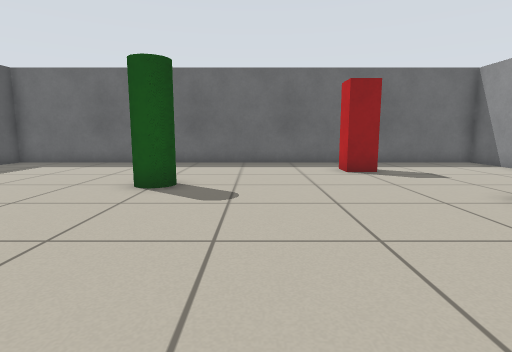
view 1 (above)

14 first-person views from a walk through a world built for the Player/Stage simulator. The camera is 0.64 m above the floor, tilts 8° down and sees 80° across. Floor lines are 1 m apart. The floor is counted in squares, 0.5 m on a side. Each view is taken from the middle of a square. On the plan, view 1 faces up. The plan holds only what a view shows up to about 13 squares ahead; the rest is blank. The robots in the file are not drawn.

view 2
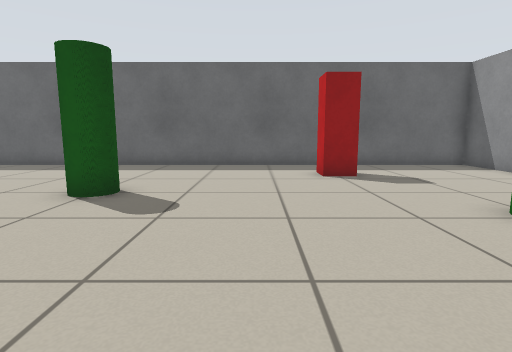

view 3
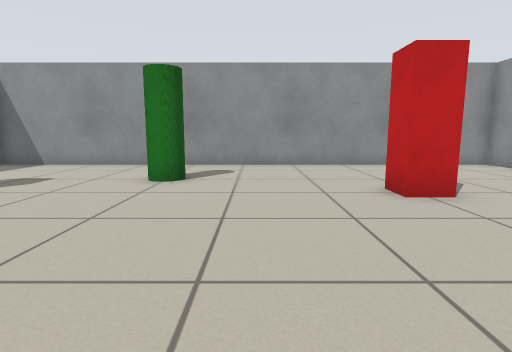

view 4
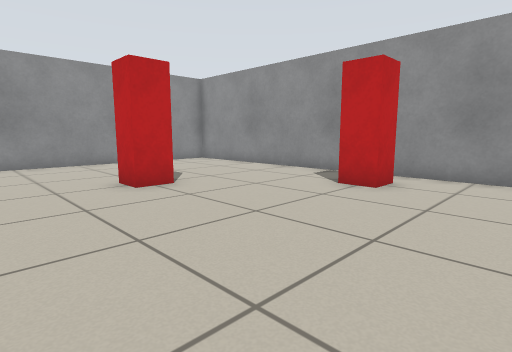

view 5
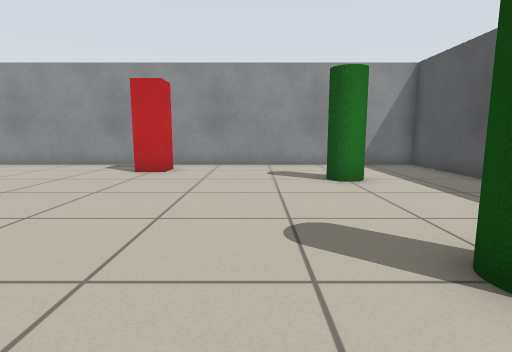

view 6
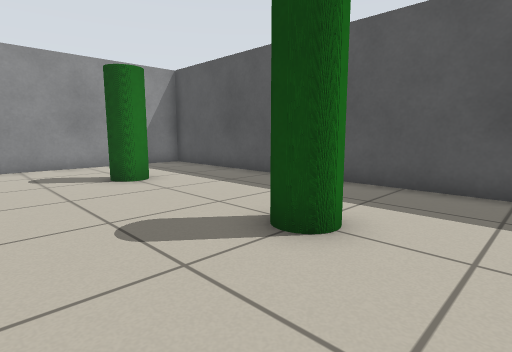

view 7
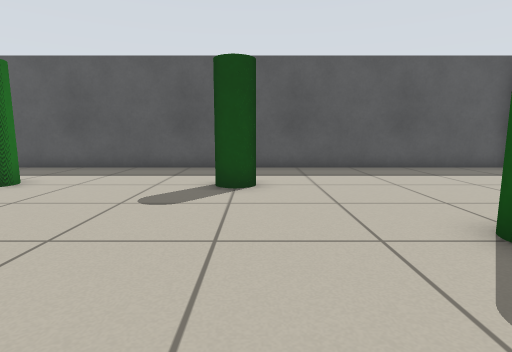

view 8
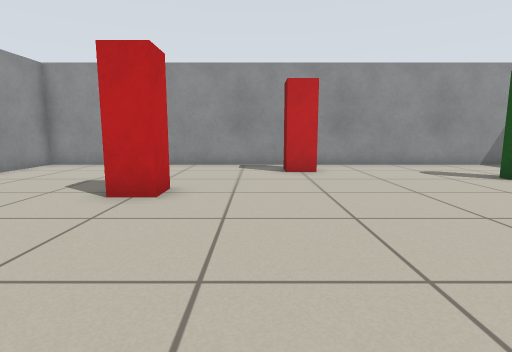

view 9
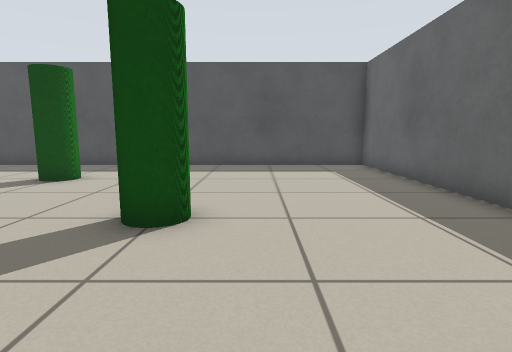

view 10
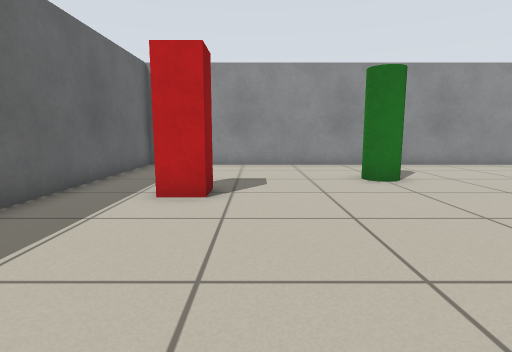

view 11
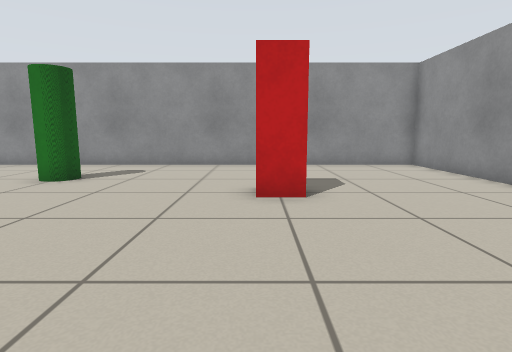

view 12
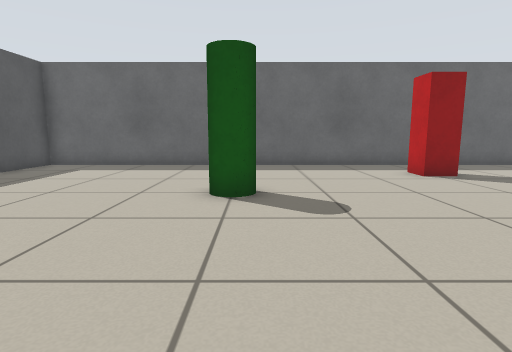

view 13
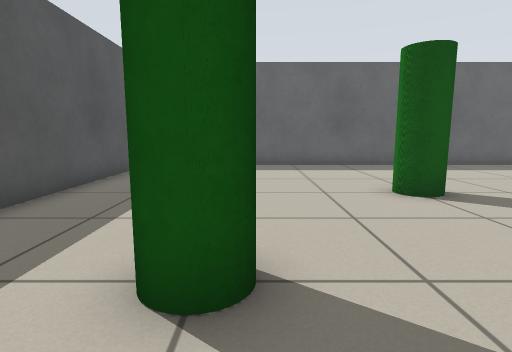

view 14
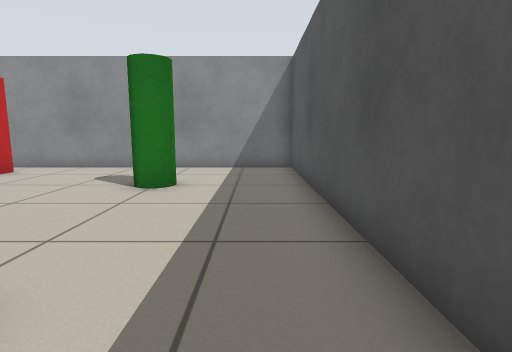

### Floor plan
Points are (right, up) in squares from view 1. A wall is a line through its corners. A room is listed if a view was taken in it or the views show most of it. See-through windows are left out.
Room 1 (views 1, 2, 3, 4, 5, 6, 7, 8, 9, 10, 11, 12, 13, 14)
walls: (-2.6, 8) (-2, 8) (-2, 7.1) (-3, 7.1) (-3, 7.8); (5.8, 5) (5.1, 5) (5.1, 5.9) (5.8, 5.9); (-6.8, 4) (-6, 4) (-6, 3.1) (-7, 3.1); (-7, -2.6) (-7, -2) (-6, -2) (-6, -2.9); (9.4, 13.3) (-10.3, 13.3) (-10.3, -6.4) (9.4, -6.4) (9.4, 13.3)
objects: red box (-1, -5) to (0, -4); red box (3, -1) to (4, 0); red box (3, 10) to (4, 11)

Positions as (right, up) in squares from view 1, and headings:
1: (0, 0), facing up
2: (1, 1), facing up
3: (-3, 3), facing right
4: (-4, 3), facing down-right
5: (-4, 6), facing down
6: (-3, 6), facing down-left
7: (1, 4), facing left
8: (1, 6), facing down
9: (2, 9), facing left
10: (-3, 9), facing right
11: (-3, 0), facing right
12: (-2, 1), facing up
13: (-6, 1), facing up
14: (-9, 5), facing down
